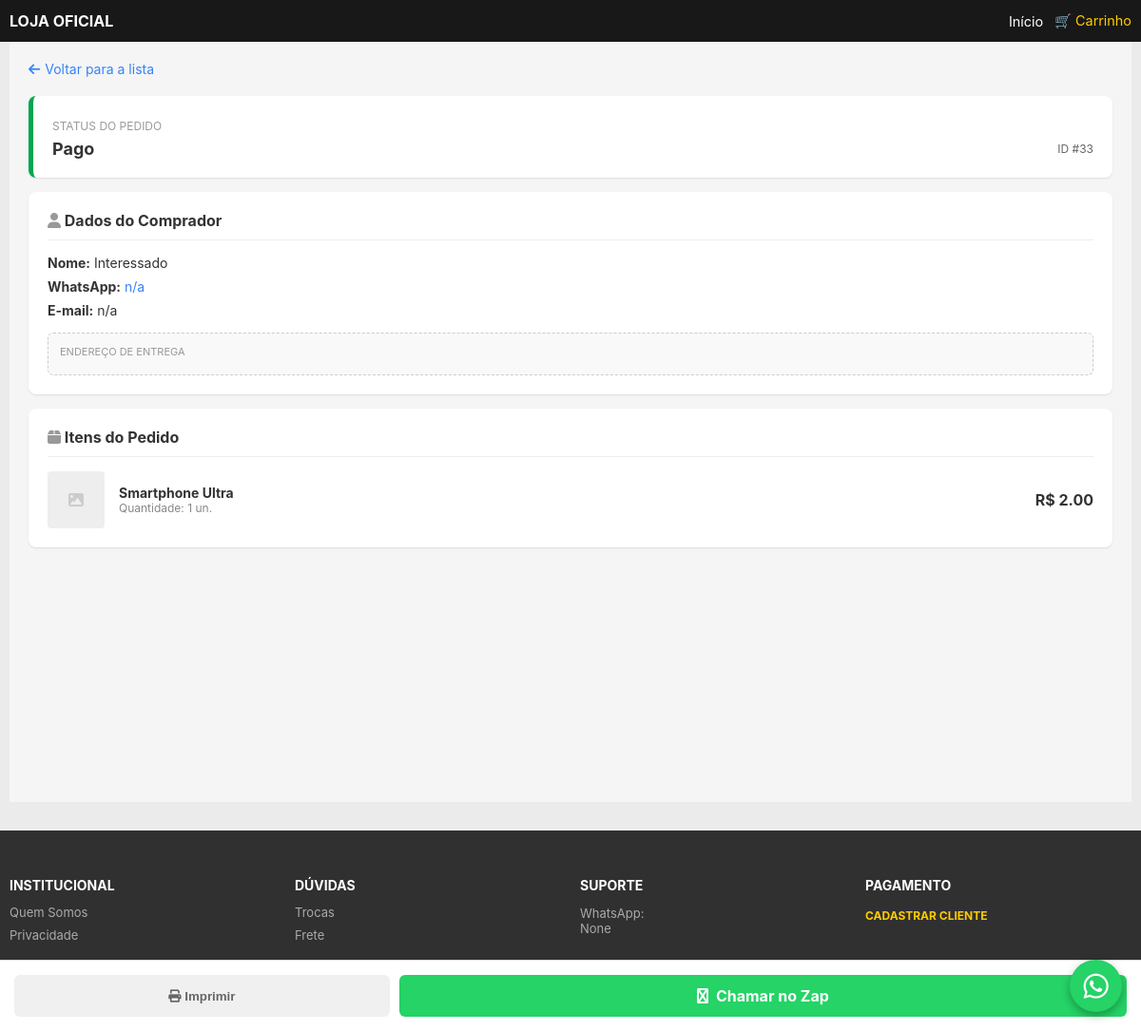
The app's page /admin/venda/33 (signed in) with its own data.
### tables this page shows
CREATE TABLE vendas (
            id INTEGER PRIMARY KEY AUTOINCREMENT,
            data TEXT,
            nome_cliente TEXT,
            email_cliente TEXT,
            whatsapp_cliente TEXT,
            produto_nome TEXT,
            quantidade INTEGER,
            valor_total REAL,
            status TEXT DEFAULT 'pendente'
        );

### main.py (the view)
@app.route("/admin/venda/<int:id_venda>")
def admin_detalhe_venda(id_venda):
    if 'logged_in' not in session:
        return redirect(url_for('admin_login'))
    venda = get_venda_por_id(id_venda)
    if not venda:
        flash("Pedido não encontrado.")
        return redirect(url_for('admin_vendas'))
    return render_template("admin_detalhe_venda.html", venda=venda)

### database.py (called while the page is built)
def create_connection():
    conn = sqlite3.connect(DB_NAME)
    conn.row_factory = sqlite3.Row  # Acessa colunas por nome
    return conn

def get_venda_por_id(id_venda):
    conn = create_connection()
    venda = conn.execute("SELECT * FROM vendas WHERE id=?", (id_venda,)).fetchone()
    conn.close()
    return dict(venda) if venda else None

### templates/admin_detalhe_venda.html (shortened to what this page needs)
{% extends "base.html" %}
{% block content %}
<div class="container" style="padding: 20px; padding-bottom: 100px; background-color: #f5f5f5; min-height: 100vh;">
    <a href="{{ url_for('admin_vendas') }}" style="text-decoration: none; color: #3483fa; font-size: 14px; display: flex; align-items: center; gap: 5px; margin-bottom: 20px;">
        <i class="fa fa-arrow-left"></i> Voltar para a lista
    </a>
    <div style="background: #fff; border-radius: 8px; padding: 20px; margin-bottom: 15px; box-shadow: 0 1px 2px rgba(0,0,0,0.1); border-left: 5px solid {% if venda.status == 'pago' %}#00a650{% else %}#ffad00{% endif %};">
        <span style="font-size: 12px; color: #999; text-transform: uppercase;">Status do Pedido</span>
        <div style="display: flex; justify-content: space-between; align-items: center; margin-top: 5px;">
            <strong style="font-size: 18px; color: #333;">
                {% if venda.status == 'pago' %} Pago {% else %} Aguardando Pagamento {% endif %}
            </strong>
            <span style="font-size: 12px; color: #666;">ID #{{ venda.id }}</span>
        </div>
    </div>
    <div style="background: #fff; border-radius: 8px; padding: 20px; margin-bottom: 15px; box-shadow: 0 1px 2px rgba(0,0,0,0.1);">
        <h3 style="margin: 0 0 15px 0; font-size: 16px; color: #333; border-bottom: 1px solid #eee; padding-bottom: 10px;">
            <i class="fa fa-user" style="color: #999;"></i> Dados do Comprador
        </h3>
        <p style="margin: 8px 0; font-size: 14px;"><strong>Nome:</strong> {{ venda.nome_cliente }}</p>
        <p style="margin: 8px 0; font-size: 14px;"><strong>WhatsApp:</strong> <a href="https://wa.me/{{ venda.whatsapp_cliente }}" style="color: #3483fa; text-decoration: none;">{{ venda.whatsapp_cliente }}</a></p>
        <p style="margin: 8px 0; font-size: 14px;"><strong>E-mail:</strong> {{ venda.email_cliente }}</p>
        <div style="margin-top: 15px; background: #f9f9f9; padding: 12px; border-radius: 6px; border: 1px dashed #ccc;">
            <span style="font-size: 11px; color: #999; display: block; margin-bottom: 5px;">ENDEREÇO DE ENTREGA</span>
        </div>
    </div>
    <div style="background: #fff; border-radius: 8px; padding: 20px; box-shadow: 0 1px 2px rgba(0,0,0,0.1);">
        <h3 style="margin: 0 0 15px 0; font-size: 16px; color: #333; border-bottom: 1px solid #eee; padding-bottom: 10px;">
            <i class="fa fa-box" style="color: #999;"></i> Itens do Pedido
        </h3>
        <div style="display: flex; gap: 15px; align-items: center;">
            <div style="width: 60px; height: 60px; background: #eee; border-radius: 4px; display: flex; align-items: center; justify-content: center;">
                <i class="fa fa-image" style="color: #ccc;"></i>
            </div>
            <div style="flex: 1;">
                <div style="font-weight: bold; font-size: 14px; color: #333;">{{ venda.produto_nome }}</div>
                <div style="font-size: 12px; color: #888;">Quantidade: {{ venda.quantidade }} un.</div>
            </div>
            <div style="text-align: right;">
                <div style="font-weight: bold; color: #333;">R$ {{ "%.2f"|format(venda.valor_total) }}</div>
            </div>
        </div>
    </div>
    <div style="position: fixed; bottom: 0; left: 0; width: 100%; background: #fff; border-top: 1px solid #ddd; padding: 15px; display: flex; gap: 10px; box-sizing: border-box; z-index: 1000;">
        <button onclick="window.print()" style="flex: 1; background: #f0f0f0; border: none; padding: 12px; border-radius: 6px; font-weight: bold; color: #666;">
            <i class="fa fa-print"></i> Imprimir
        </button>
        <a href="https://wa.me/{{ venda.whatsapp_cliente }}?text=Olá {{ venda.nome_cliente }}, seu pedido #{{ venda.id }} foi recebido!"
           style="flex: 2; background: #25d366; color: white; text-align: center; text-decoration: none; padding: 12px; border-radius: 6px; font-weight: bold; display: flex; align-items: center; justify-content: center; gap: 8px;">
            <i class="fa fa-whatsapp"></i> Chamar no Zap
        </a>
    </div>
</div>
{% endblock %}

### records on screen
vendas: id "33", nome_cliente "Interessado", whatsapp_cliente "n/a", email_cliente "n/a", produto_nome "Smartphone Ultra", quantidade "1", valor_total "2.00"

### other values on screen
{{ config.get('titulo_site', 'LOJA OFICIAL') }} "LOJA OFICIAL"
{{ config.get('contato_whatsapp') }} "None"
